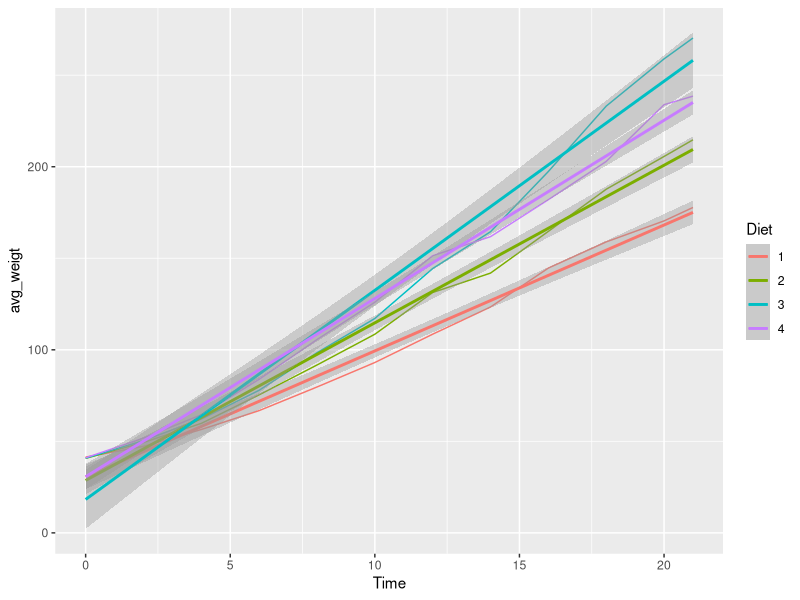

This figure's R source:
## ---- chunk 1
library(tidyverse)
df <- datasets::ChickWeight |> as_tibble()
df

## ---- chunk 2

df2  <-  df |> group_by(Diet, Time) |> 
            summarise(avg_weigt = mean(weight))

df2
## ---- chunk 3
df2 |> 
    ggplot(aes(Time, avg_weigt, color = Diet)) +
    geom_line() +
    geom_smooth(method = "lm")
